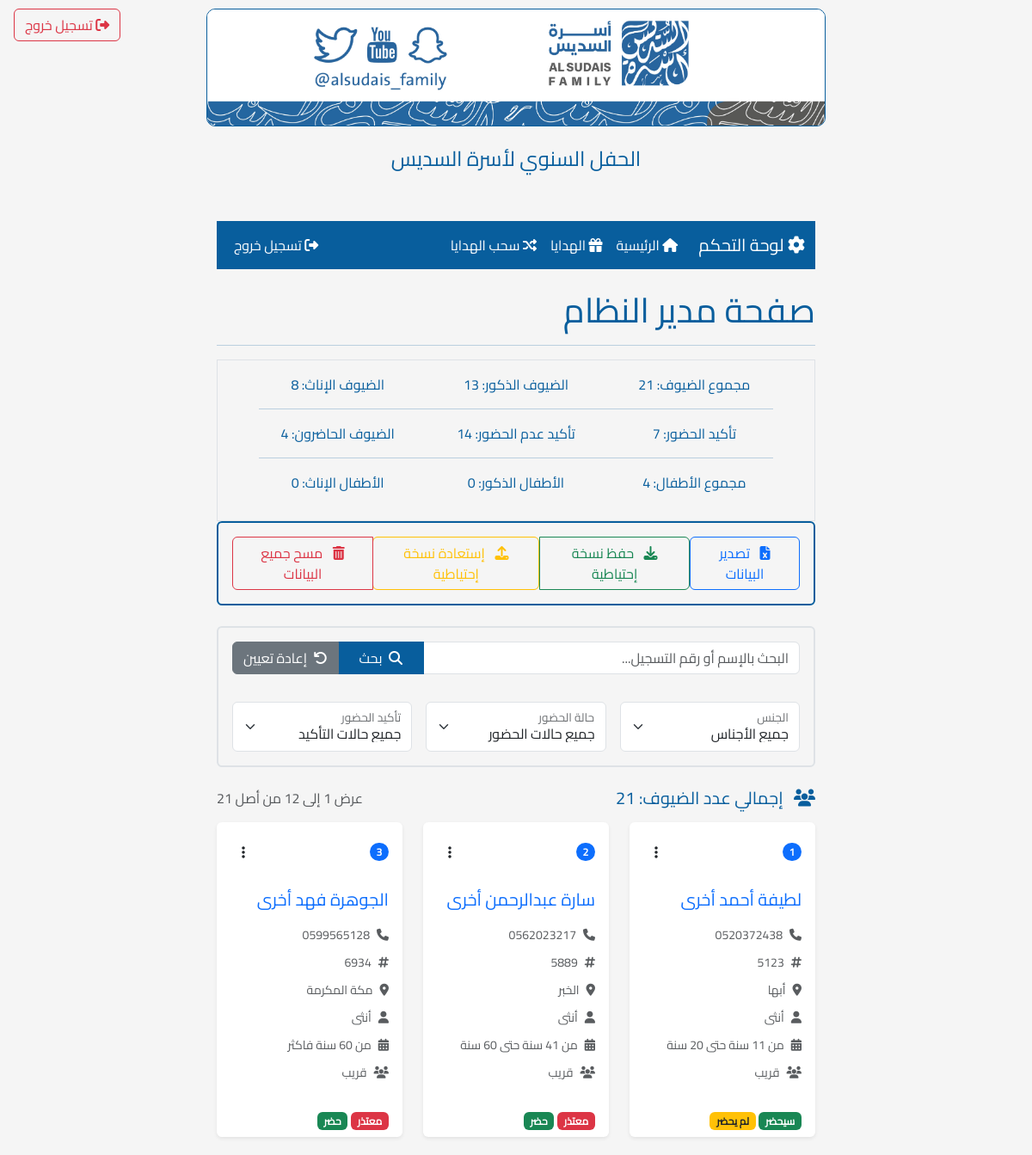
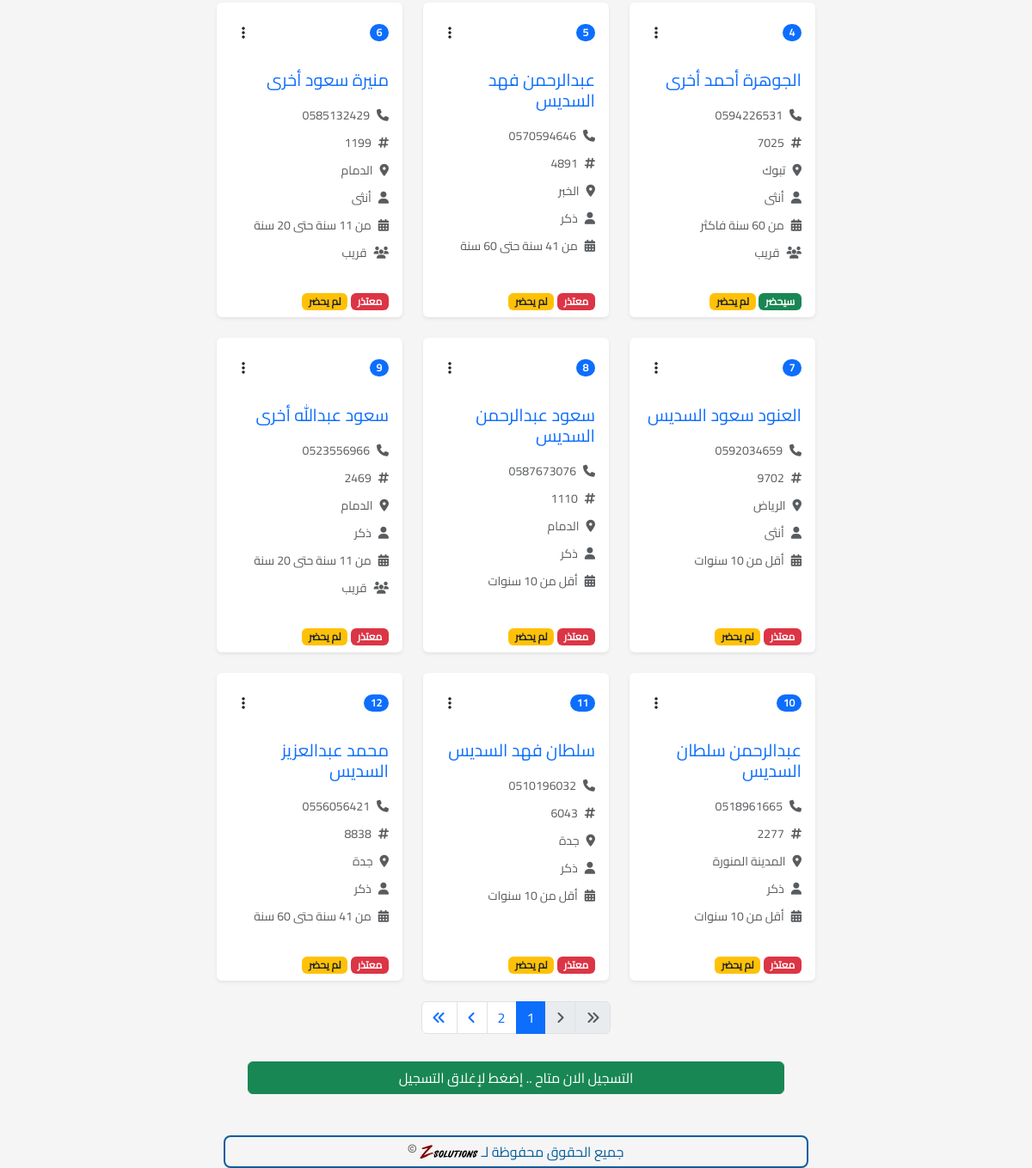
/admin (signed in), run on the app's committed database (2 pictures, top to bottom).
### app.py (models this page shows)
class Registration(db.Model):
    __tablename__ = "registration"
    id = db.Column(db.Integer, primary_key=True, autoincrement=True)
    phone_number = db.Column(db.String(16), unique=True, nullable=False)
    first_name = db.Column(db.Text, nullable=False)
    family_name = db.Column(db.Text, nullable=False)
    father_name = db.Column(db.Text)
    first_grand_name = db.Column(db.Text)
    second_grand_name = db.Column(db.Text)
    third_grand_name = db.Column(db.Text)
    relation = db.Column(db.Text)
    age = db.Column(db.String(3))
    gender = db.Column(db.String(15))
    city = db.Column(db.Text)
    attendance = db.Column(db.Text, nullable=False)
    ideas = db.Column(db.Text)
    registration_number = db.Column(db.String(4), unique=True)
    prize_id = db.Column(db.Integer, db.ForeignKey("prize.id", name="fk_reg_prize_id"))
    is_attended = db.Column(db.Boolean, default=False)
    prize = db.relationship('Prize', backref='winner', lazy=True)

### app.py (the view, shortened to what this page needs)
@app.route("/admin/", methods=["GET", "POST"])
@app.route("/admin", methods=["GET", "POST"])
@role_required(['admin'])
def admin():
    form = CloseRegistrationForm()
    if form.validate_on_submit() and "reg_status_form" in request.form:
        app.config["Close_Registrations"] = not app.config["Close_Registrations"]
        flash("تم تحديث حالة التسجيل بنجاح", "success")
        return redirect(url_for("admin"))
    search_query = request.args.get('search', '').strip()
    gender_filter = request.args.get('gender', 'all')
    attendance_filter = request.args.get('attendance', 'all')
    is_attended_filter = request.args.get('is_attended', 'all')
    page = request.args.get('page', 1, type=int)
    per_page = 12  # Show 12 cards per page (4 rows of 3 cards)
    query = Registration.query
    if gender_filter != 'all':
        query = query.filter(Registration.gender == gender_filter)
    if attendance_filter != 'all':
        query = query.filter(Registration.attendance == attendance_filter)
    if is_attended_filter != 'all':
        is_attended = is_attended_filter == 'yes'
        query = query.filter(Registration.is_attended == is_attended)
    query = query.order_by(Registration.id.desc())
    guests = query.paginate(page=page, per_page=per_page, error_out=False)
    total_guests = query.count()  # Total filtered guests
    guests_count = Registration.query.count()  # Total overall guests
    guest_male = Registration.query.filter_by(gender="ذكر").count()
    guest_female = Registration.query.filter_by(gender="أنثى").count()
    guest_attendance = Registration.query.filter_by(attendance="سوف أحضر باذن الله").count()
    guest_not_attendance = Registration.query.filter_by(attendance="أعتذر عن الحضور").count()
    guest_is_attended = Registration.query.filter_by(is_attended=True).count()
    children_count = Children.query.count()
    children_male = Children.query.filter_by(gender="ذكر").count()
    children_female = Children.query.filter_by(gender="أنثى").count()
    return render_template(
        "admin.html",
        guests=guests,
        total_guests=total_guests,
        form=form,
        close_registrations=app.config["Close_Registrations"],
        guests_count=guests_count,
        guest_male=guest_male,
        guest_female=guest_female,
        guest_attendance=guest_attendance,
        guest_not_attendance=guest_not_attendance,
        guest_is_attended=guest_is_attended,
        children_count=children_count,
        children_male=children_male,
        children_female=children_female,
        search_query=search_query,
        gender_filter=gender_filter,
        attendance_filter=attendance_filter,
        is_attended_filter=is_attended_filter
    )

### templates/admin.html (shortened to what this page needs)
<!DOCTYPE html>
{% extends 'base.html' %}
{% block content %}
    {% include 'includes/logout_button.html' %}
    {% include 'includes/admin_navbar.html' %}
    <h1 class="col">صفحة مدير النظام</h1>
    <hr>
    <div class="border border-1 text-center px-5">
        <div class="row pt-3">
            <div class="col-md-4">
                    <p>مجموع الضيوف: {{guests_count}}</p>
            </div>
            <div class="col-md-4">
                    <p>الضيوف الذكور: {{guest_male}}</p>
            </div>
            <div class="col-md-4">
                    <p>الضيوف الإناث: {{guest_female}}</p>
            </div>
        </div>
        <hr class="p-0 m-0">
        <div class="row pt-3">
            <div class="col-md-4">
                    <p>تأكيد الحضور: {{guest_attendance}}</p>
            </div>
            <div class="col-md-4">
                    <p>تأكيد عدم الحضور: {{guest_not_attendance}}</p>
            </div>
            <div class="col-md-4">
                    <p>الضيوف الحاضرون: {{guest_is_attended}}</p>
            </div>
        </div>
        <hr class="p-0 m-0">
        <div class="row pt-3 pb-3">
            <div class="col-md-4">
                    <p>مجموع الأطفال: {{children_count}}</p>
            </div>
            <div class="col-md-4">
                    <p>الأطفال الذكور: {{children_male}}</p>
            </div>
            <div class="col-md-4">
                    <p>الأطفال الإناث: {{children_female}}</p>
            </div>
        </div>
    </div>
    <div class="border border-2 rounded p-3 mb-4" style="border-color: #085E9D !important;">
        <div class="d-flex justify-content-between align-items-center">
            <a href="{{ url_for('export_to_excel') }}" class="btn btn-outline-primary">
                <i class="fas fa-file-excel me-2"></i>
                تصدير البيانات
            </a>
            <div class="btn-group">
                <a href="{{ url_for('backup_db') }}" class="btn btn-outline-success">
                    <i class="fas fa-download me-2"></i>
                    حفظ نسخة إحتياطية
                </a>
                <form method="post" enctype="multipart/form-data" action="{{ url_for('upload_file') }}" class="d-inline">
                    <button type="button" class="btn btn-outline-warning" onclick="document.getElementById('file-upload').click();">
                        <i class="fas fa-upload me-2"></i>
                        إستعادة نسخة إحتياطية
                    </button>
                </form>
                <button type="button" class="btn btn-outline-danger" onclick="confirmClearData()">
                    <i class="fas fa-trash-alt me-2"></i>
                    مسح جميع البيانات
                </button>
            </div>
        </div>
    </div>
    <div class="border border-2 rounded p-3 mb-4">
        <form method="GET" action="{{ url_for('admin') }}" class="row g-3">
            <div class="col-md-12 mb-3">
                <div class="input-group">
                    <input type="text" name="search" class="form-control" placeholder="البحث بالإسم أو رقم التسجيل..." value="{{ search_query }}">
                    <button class="btn btn-primary" type="submit">
                        <i class="fas fa-search me-1"></i>
                        بحث
                    </button>
                    <a href="{{ url_for('admin') }}" class="btn btn-secondary">
                        <i class="fas fa-undo me-1"></i>
                        إعادة تعيين
                    </a>
                </div>
            </div>
            <div class="col-md-4">
                <div class="form-floating">
                    <select name="gender" class="form-select" id="genderFilter" onchange="this.form.submit()">
                        <option value="all" {% if gender_filter == 'all' %}selected{% endif %}>جميع الأجناس</option>
                    </select>
                    <label for="genderFilter">الجنس</label>
                </div>
            </div>
            <div class="col-md-4">
                <div class="form-floating">
                    <select name="attendance" class="form-select" id="attendanceFilter" onchange="this.form.submit()">
                        <option value="all" {% if attendance_filter == 'all' %}selected{% endif %}>جميع حالات الحضور</option>
                    </select>
                    <label for="attendanceFilter">حالة الحضور</label>
                </div>
            </div>
            <div class="col-md-4">
                <div class="form-floating">
                    <select name="is_attended" class="form-select" id="isAttendedFilter" onchange="this.form.submit()">
                        <option value="all" {% if is_attended_filter == 'all' %}selected{% endif %}>جميع حالات التأكيد</option>
                    </select>
                    <label for="isAttendedFilter">تأكيد الحضور</label>
                </div>
            </div>
        </form>
    </div>
    <div class="mb-3">
        <div class="d-flex justify-content-between align-items-center">
            <h5 class="mb-0">
                <i class="fas fa-users me-2"></i>
                {% if search_query or gender_filter != 'all' or attendance_filter != 'all' or is_attended_filter != 'all' %}
                    تم العثور على {{ total_guests }} ضيف
                {% else %}
                    إجمالي عدد الضيوف: {{ guests_count }}
                {% endif %}
            </h5>
            {% if guests.total > 0 %}
            <div class="text-muted">
                عرض {{ (guests.page - 1) * guests.per_page + 1 }} إلى
                من أصل {{ guests.total }}
            </div>
            {% endif %}
        </div>
    </div>
    <div class="row row-cols-1 row-cols-md-2 row-cols-lg-3 g-4">
        {% for guest in guests.items %}
        <div class="col">
            <div class="card h-100 border-0 shadow-sm">
                <div class="card-header bg-transparent border-bottom-0 pt-3">
                    <div class="d-flex justify-content-between align-items-center">
                        <span class="badge bg-primary rounded-pill">{{ loop.index }}</span>
                        <div class="dropdown">
                            <button class="btn btn-link text-dark" type="button" data-bs-toggle="dropdown">
                                <i class="fas fa-ellipsis-v"></i>
                            </button>
                        </div>
                    </div>
                </div>
                <div class="card-body">
                    <h5 class="card-title text-primary mb-3">
                        {{ guest.first_name }} {{ guest.father_name }} {{ guest.family_name }}
                    </h5>
                    <div class="mb-2">
                        <small class="text-muted"><i class="fas fa-phone me-2"></i>{{ guest.phone_number }}</small>
                    </div>
                    <div class="mb-2">
                        <small class="text-muted"><i class="fas fa-hashtag me-2"></i>{{ guest.registration_number }}</small>
                    </div>
                    <div class="mb-2">
                        <small class="text-muted"><i class="fas fa-map-marker-alt me-2"></i>{{ guest.city }}</small>
                    </div>
                    <div class="mb-2">
                        <small class="text-muted"><i class="fas fa-user me-2"></i>{{ guest.gender }}</small>
                    </div>
                    <div class="mb-2">
                        <small class="text-muted"><i class="fas fa-calendar-alt me-2"></i>{{ guest.age }}</small>
                    </div>
                    {% if guest.relation %}
                    <div class="mb-2">
                        <small class="text-muted"><i class="fas fa-users me-2"></i>{{ guest.relation }}</small>
                    </div>
                    {% endif %}
                </div>
                <div class="card-footer bg-transparent border-top-0">
                    <div class="d-flex justify-content-between align-items-center">
                        <div>
                            {% if guest.attendance == 'سوف أحضر باذن الله' %}
                                <span class="badge bg-success">سيحضر</span>
                            {% else %}
                                <span class="badge bg-danger">معتذر</span>
                            {% endif %}
                            {% if guest.is_attended %}
                                <span class="badge bg-success">حضر</span>
                            {% else %}
                                <span class="badge bg-warning text-dark">لم يحضر</span>
                            {% endif %}
                        </div>
                    </div>
                </div>
            </div>
        </div>
        {% endfor %}
    </div>
    {% if guests.pages > 1 %}
    <nav aria-label="Page navigation" class="mt-4">
        <ul class="pagination justify-content-center">
            <li class="page-item {% if not guests.has_prev %}disabled{% endif %}">
                <a class="page-link" href="{{ url_for('admin', page=1, search=search_query, gender=gender_filter, attendance=attendance_filter, is_attended=is_attended_filter) }}">
                    <i class="fas fa-angle-double-right"></i>
                </a>
            </li>
            <li class="page-item {% if not guests.has_prev %}disabled{% endif %}">
                <a class="page-link" href="{{ url_for('admin', page=guests.prev_num, search=search_query, gender=gender_filter, attendance=attendance_filter, is_attended=is_attended_filter) }}">
                    <i class="fas fa-angle-right"></i>
                </a>
            </li>
            {% for page_num in range(max(1, guests.page - 2), min(guests.pages + 1, guests.page + 3)) %}
            <li class="page-item {% if page_num == guests.page %}active{% endif %}">
                <a class="page-link" href="{{ url_for('admin', page=page_num, search=search_query, gender=gender_filter, attendance=attendance_filter, is_attended=is_attended_filter) }}">
                    {{ page_num }}
                </a>
            </li>
            {% endfor %}
            <li class="page-item {% if not guests.has_next %}disabled{% endif %}">
                <a class="page-link" href="{{ url_for('admin', page=guests.next_num, search=search_query, gender=gender_filter, attendance=attendance_filter, is_attended=is_attended_filter) }}">
                    <i class="fas fa-angle-left"></i>
                </a>
            </li>
            <li class="page-item {% if not guests.has_next %}disabled{% endif %}">
                <a class="page-link" href="{{ url_for('admin', page=guests.pages, search=search_query, gender=gender_filter, attendance=attendance_filter, is_attended=is_attended_filter) }}">
                    <i class="fas fa-angle-double-left"></i>
                </a>
            </li>
        </ul>
    </nav>
    {% endif %}
    <div>
        <form action="{{ url_for('admin') }}" method="post" class="py-3">
            <div class="row">
                {%if close_registrations%}
                <button type="submit" class="col btn btn-danger mx-5" name="reg_status_form">التسجيل الان مغلق .. إضغط لإتاحة التسجيل</button>
                {%else%}
                <button type="submit" class="col btn btn-success mx-5" name="reg_status_form">التسجيل الان متاح .. إضغط لإغلاق التسجيل</button>
                {%endif%}
            </div>
        </form>
    </div>
{% endblock %}

### data on the page
Registration: first_name "لطيفة", father_name "أحمد", family_name "أخرى", phone_number "0520372438", registration_number "5123", city "أبها", gender "أنثى", age "من 11 سنة حتى 20 سنة", relation "قريب", shows "سيحضر", is_attended "لم يحضر"
Registration: first_name "سارة", father_name "عبدالرحمن", family_name "أخرى", phone_number "0562023217", registration_number "5889", city "الخبر", gender "أنثى", age "من 41 سنة حتى 60 سنة", relation "قريب", attendance "معتذر", is_attended "حضر"
Registration: first_name "الجوهرة", father_name "فهد", family_name "أخرى", phone_number "0599565128", registration_number "6934", city "مكة المكرمة", gender "أنثى", age "من 60 سنة فاكثر", relation "قريب", attendance "معتذر", is_attended "حضر"
Registration: first_name "الجوهرة", father_name "أحمد", family_name "أخرى", phone_number "0594226531", registration_number "7025", city "تبوك", gender "أنثى", age "من 60 سنة فاكثر", relation "قريب", shows "سيحضر", is_attended "لم يحضر"
Registration: first_name "عبدالرحمن", father_name "فهد", family_name "السديس", phone_number "0570594646", registration_number "4891", city "الخبر", gender "ذكر", age "من 41 سنة حتى 60 سنة", attendance "معتذر", is_attended "لم يحضر"
Registration: first_name "منيرة", father_name "سعود", family_name "أخرى", phone_number "0585132429", registration_number "1199", city "الدمام", gender "أنثى", age "من 11 سنة حتى 20 سنة", relation "قريب", attendance "معتذر", is_attended "لم يحضر"
Registration: first_name "العنود", father_name "سعود", family_name "السديس", phone_number "0592034659", registration_number "9702", city "الرياض", gender "أنثى", age "أقل من 10 سنوات", attendance "معتذر", is_attended "لم يحضر"
Registration: first_name "سعود", father_name "عبدالرحمن", family_name "السديس", phone_number "0587673076", registration_number "1110", city "الدمام", gender "ذكر", age "أقل من 10 سنوات", attendance "معتذر", is_attended "لم يحضر"
Registration: first_name "سعود", father_name "عبدالله", family_name "أخرى", phone_number "0523556966", registration_number "2469", city "الدمام", gender "ذكر", age "من 11 سنة حتى 20 سنة", relation "قريب", attendance "معتذر", is_attended "لم يحضر"
Registration: first_name "عبدالرحمن", father_name "سلطان", family_name "السديس", phone_number "0518961665", registration_number "2277", city "المدينة المنورة", gender "ذكر", age "أقل من 10 سنوات", attendance "معتذر", is_attended "لم يحضر"
Registration: first_name "سلطان", father_name "فهد", family_name "السديس", phone_number "0510196032", registration_number "6043", city "جدة", gender "ذكر", age "أقل من 10 سنوات", attendance "معتذر", is_attended "لم يحضر"
Registration: first_name "محمد", father_name "عبدالعزيز", family_name "السديس", phone_number "0556056421", registration_number "8838", city "جدة", gender "ذكر", age "من 41 سنة حتى 60 سنة", attendance "معتذر", is_attended "لم يحضر"

### other printed values
{{ guests_count }} "21"
{{ guest_male }} "13"
{{ guest_female }} "8"
{{ guest_attendance }} "7"
{{ guest_not_attendance }} "14"
{{ guest_is_attended }} "4"
{{ children_count }} "4"
{{ children_male }} "0"
{{ children_female }} "0"
{{ guests.total }} "21"
{{ page_num }} "1" "2"
